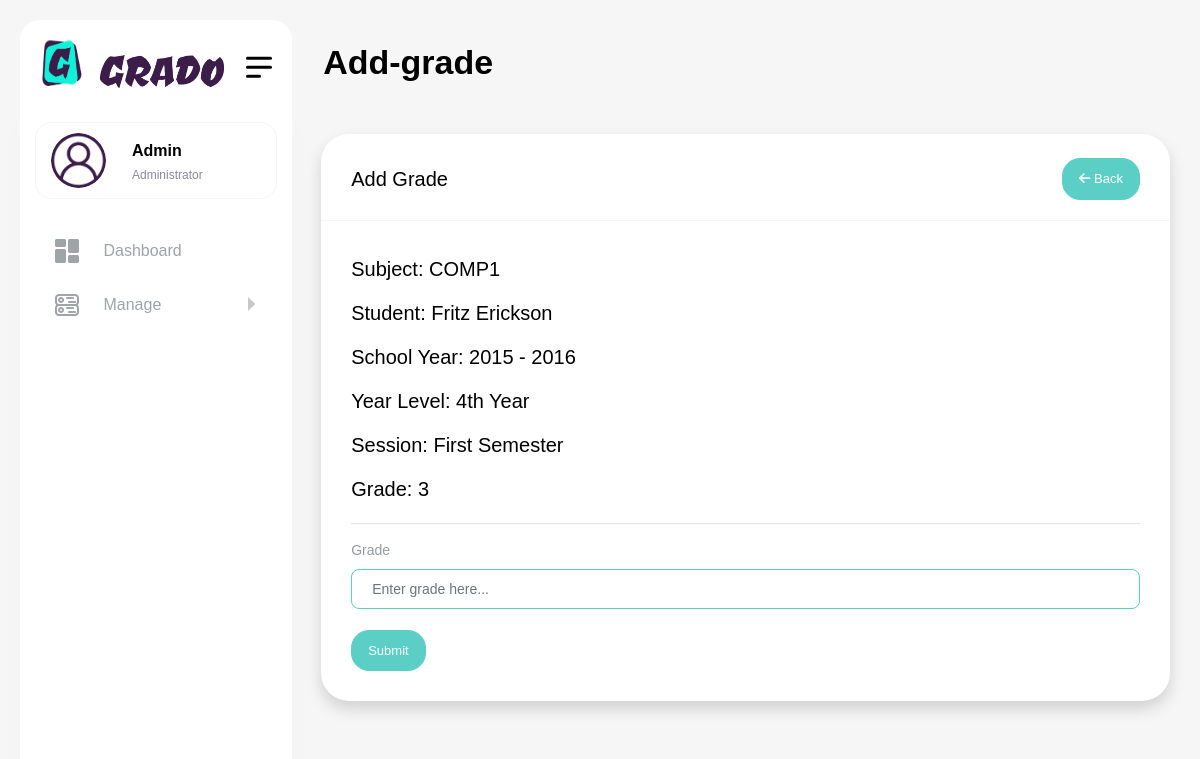
The page /admin/index.php?page=add-grade&id=40 (signed in) on the database its author committed.
### tables this page shows
CREATE TABLE `subjects` (
  `id` int(11) NOT NULL,
  `course_id` int(11) NOT NULL,
  `subject_code` text NOT NULL,
  `subject_description` text NOT NULL,
  `subject_units` text NOT NULL,
  `grade` text NOT NULL DEFAULT 'null',
  `status` text NOT NULL DEFAULT 'close',
  `created_at` datetime NOT NULL DEFAULT current_timestamp()
);

CREATE TABLE `students` (
  `id` int(11) NOT NULL,
  `course_id` int(11) NOT NULL,
  `id_number` text NOT NULL,
  `email` text NOT NULL,
  `password` text NOT NULL,
  `first_name` text NOT NULL,
  `last_name` text NOT NULL,
  `status` text NOT NULL DEFAULT 'pending',
  `created_at` datetime NOT NULL DEFAULT current_timestamp(),
  `parents_email` text NOT NULL,
  `parents_otp` text NOT NULL,
  `verify_email` varchar(255) NOT NULL,
  `verify_parents_email` varchar(255) NOT NULL
);

CREATE TABLE `curriculums` (
  `id` int(11) NOT NULL,
  `student_id` int(11) NOT NULL,
  `curriculum_year_level` text NOT NULL,
  `curriculum_session` text NOT NULL,
  `curriculum_school_year` text NOT NULL,
  `created_at` datetime NOT NULL DEFAULT current_timestamp()
);

CREATE TABLE `student_subjects` (
  `id` int(11) NOT NULL,
  `student_id` int(11) NOT NULL,
  `curriculum_id` int(11) NOT NULL,
  `subject_id` int(11) NOT NULL,
  `teacher_id` int(11) NOT NULL,
  `grade` text DEFAULT NULL
);

### autoload.php (called while the page is built, shortened)
<?php
function myAutoLoader($className){
    $classes_path = "classes/";
    $models_path = "models/";
    $extension = ".php";
    $filename = $className . $extension;
}

### classes/Database.php (called while the page is built, shortened)
<?php
class Database{
    protected static $instance = null;
    private $pdo, $query, $error = false, $results, $count = 0, $lastInsertId = null;
    private function __construct(){
        try{
            $this->pdo = new PDO('mysql:host='.Config::get('mysql/host').';dbname='.Config::get('mysql/database'), Config::get('mysql/user'), Config::get('mysql/password'), Config::get('mysql/options'));
        }catch(PDOException $e){
            die('Could not connect to database.'.$e->getMessage());
        }
    }
    public static function getInstance(){
        if(!isset(self::$instance)){
            self::$instance = new Database();
        }
        return self::$instance;
    }
    public function query($sql, $params = []){
        if($this->query = $this->pdo->prepare($sql)){
            $x = 1;
            if(count($params)){
                foreach($params as $param){
                    $this->query->bindValue($x, $param);
                    $x++;
                }
            }
            if($this->query->execute()){
                $this->results = $this->query->fetchAll(PDO::FETCH_OBJ);
                $this->count = $this->query->rowCount();
            }else{
                $this->error = true;
            }
        }
        return $this;
    }
    public function results(){
        return $this->results;
    }
    public function first(){
        if($this->count()){
            return $this->results()[0];
        }
    }
    public function count(){
        return $this->count;
    }
}

### classes/Input.php (called while the page is built, shortened)
<?php
class Input{
    public static function get($item){
        if(isset($_POST[$item])){
            return $_POST[$item];
        }elseif(isset($_GET[$item])){
            return $_GET[$item];
        }
        return '';
    }
}

### classes/Model.php (called while the page is built, shortened)
<?php
class Model{
    protected $db, $table, $data, $error = false, $results, $count, $lastInsertId;
    public function __construct($table){
        $this->db = Database::getInstance();
        $this->table = $table;
    }
    public function findById($id){
        $this->db->query("SELECT * FROM {$this->table} WHERE id = ?", [$id]);
        if($this->db->count() > 0){
            return $this->db->first();
        }
    }
}

### classes/Config.php (called while the page is built, shortened)
<?php
class Config
{
    private static $config = [
        'mysql' => [
            'host' => 'localhost',
            'user' => 'root',
            'password' => '',
            'database' => 'grade',
            'options' => [
                PDO::ATTR_ERRMODE => PDO::ERRMODE_EXCEPTION,
                PDO::ATTR_DEFAULT_FETCH_MODE => PDO::FETCH_OBJ,
                PDO::ATTR_EMULATE_PREPARES => false
            ]
        ],
        'app' => [
            'name' => 'Grado',
            'url' => 'http://localhost/grado',
            'version' => '1.0.0',
            'debug' => true
        ],
        'mail' => [
            'host' => 'smtp.gmail.com',
            'port' => 587,
            'username' => 'angelnino.ortega.pixel8@gmail.com',
            'password' => 'ztcvbpolateijnbc',
            'from' => 'angelnino.ortega.pixel8@gmail.com',
            'name' => 'Grado'
        ],
        'pages' => [
            'dashboard' => 'dashboard',
            'curriculums' => 'curriculums',
            'curriculum' => 'curriculum',
            'subjects' => 'subjects',
            'subject' => 'subject',
            'students' => 'students',
            'student' => 'student',
            'teachers' => 'teachers',
            'teacher' => 'teacher',
            'courses' => 'courses',
            'course' => 'course',
            'add-grade' => 'add-grade',
            'users' => 'users',
            'profile' => 'profile',
            'logout' => 'logout'
        ]
    ];
    public static function get($path = null)
    {
        if ($path) {
            $config = self::$config;
            $path = explode('/', $path);
            foreach ($path as $bit) {
                if (isset($config[$bit])) {
                    $config = $config[$bit];
                }
            }
            return $config;
        }
        return false;
    }
}

### admin/add-grade.php (the view, shortened to what this page needs)
<?php
$student_subjects = new StudentSubject();
$subject = new Subject();
$student = new Student();
$curriculum = new Curriculum();
$ss = $student_subjects->findById(Input::get('id'));
$s = $subject->findById($ss->subject_id);
$st = $student->findById($ss->student_id);
$cur = $curriculum->findById($ss->curriculum_id);
?>
<div class="container-fluid">
    <div class="card shadow border-0">
        <div class="card-header">
            <h3 class="card-title">Add Grade</h3>
            <div class="float-end">
                <a href="javascript:history.back()" class="btn btn-primary">
                    <i class="fas fa-arrow-left"></i>
                    Back
                </a>
            </div>
        </div>
        <div class="card-body">
            <p class="card-title">
            Subject: <?= $s->subject_code; ?>
            </p>
            <p class="card-title">
            Student: <?= $st->first_name . ' ' . $st->last_name; ?>
            </p>
            <p class="card-title">
            School Year: <?= $cur->curriculum_school_year; ?>
            </p>
            <p class="card-title">
            Year Level: <?= $cur->curriculum_year_level; ?>
            </p>
            <p class="card-title">
            Session: <?= $cur->curriculum_session; ?>
            </p>
            <p class="card-title">
            Grade: <?= ($ss->grade) ? $ss->grade : 'N/A'; ?>
            </p>
            <hr>
            <form method="POST" class="form">
                <label for="grade">Grade</label>
                <input type="number" name="grade" id="grade" class="form-control border-primary" value="<?= Input::get('grade') ?>" required placeholder="Enter grade here...">
                <br>
                <button type="submit" class="btn btn-primary">Submit</button>
            </form>
        </div>
    </div>
</div>

### rows shown on the page
subjects: subject_code "COMP1"
students: first_name "Fritz", last_name "Erickson"
curriculums: curriculum_school_year "2015 - 2016", curriculum_year_level "4th Year", curriculum_session "First Semester"
student_subjects: grade "3"

### other values the page prints
$title "Add-grade"
